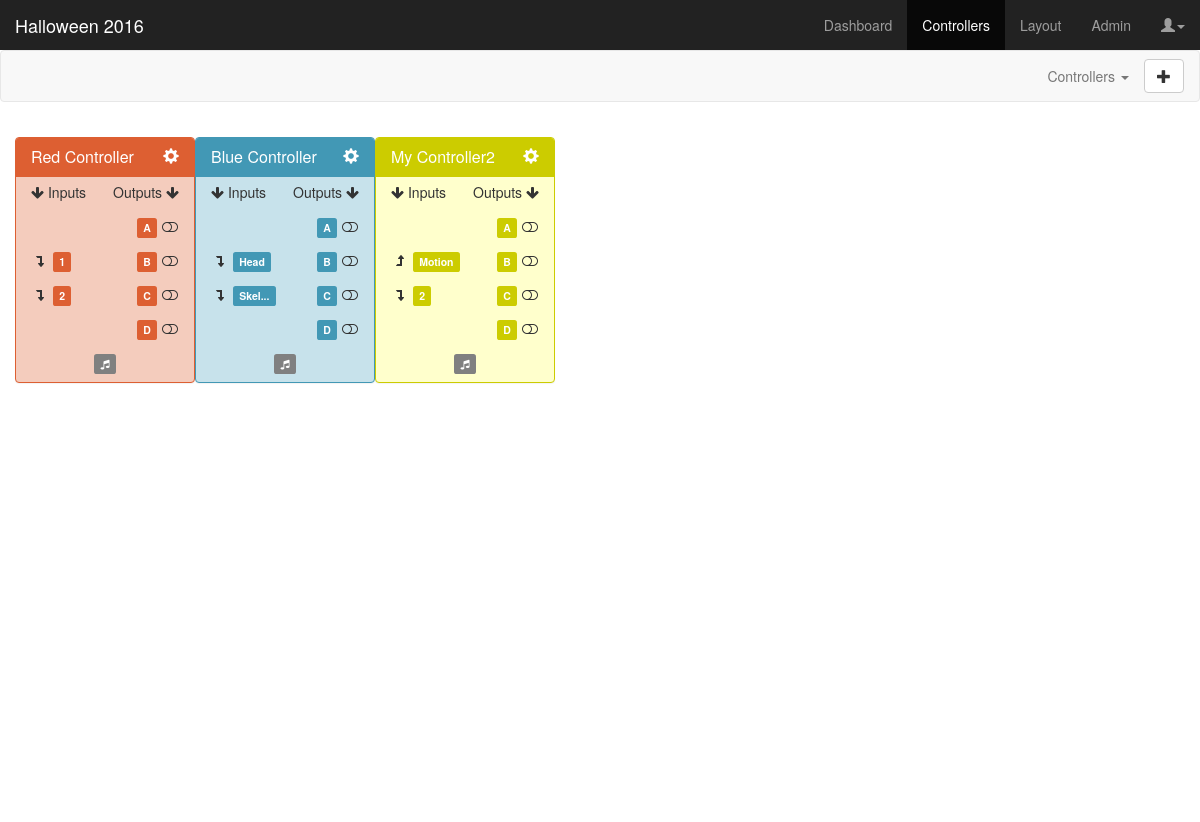
The page /controllers on the database its author committed.
### app/models.py (models this page shows, shortened)
class Controller(db.Model):
	id = db.Column(db.Integer, primary_key=True)
	project_id = db.Column(db.Integer, db.ForeignKey('project.id'))
	color_id = db.Column(db.Integer, db.ForeignKey('color.id'))
	name = db.Column(db.String(25), unique=True)
	ports = db.relationship('Port', backref='controller')
	def get_port(self, port):
		try:
			for p in self.ports:
				if p.port == port:
					return p
			NotFound = namedtuple('NotFound', 'id name state')
			p = NotFound(id='<NOT_FOUND>', name='<NOT_FOUND>', state='<NOT_FOUND>')
			return p
		except:
			return 0
	@property
	def serialize(self):
		return {
			'controller_id': self.id,
			'project_id': self.project_id,
			'controllername': self.name,
			'controllercolor': self.color_id,
			'input1_id': self.get_port('1').id,
			'input1name': self.get_port('1').name,
			'input1state': self.get_port('1').state,
			'input2_id': self.get_port('2').id,
			'input2name': self.get_port('2').name,
			'input2state': self.get_port('2').state,
			'outputA_id': self.get_port('A').id,
			'outputAname': self.get_port('A').name,
			'outputAstate': self.get_port('A').state,
			'outputB_id': self.get_port('B').id,
			'outputBname': self.get_port('B').name,
			'outputBstate': self.get_port('B').state,
			'outputC_id': self.get_port('C').id,
			'outputCname': self.get_port('C').name,
			'outputCstate': self.get_port('C').state,
			'outputD_id': self.get_port('D').id,
			'outputDname': self.get_port('D').name,
			'outputDstate': self.get_port('D').state,
		}

class Port(db.Model):
	id = db.Column(db.Integer, primary_key=True)
	controller_id = db.Column(db.Integer, db.ForeignKey('controller.id'))
	port = db.Column(db.String(2))
	name = db.Column(db.String(25))
	state = db.Column(db.String(10))
	type = db.Column(db.String(8))

### app/views.py (the view)
@app.route('/controllers')
def controllers():
	controllers = Controller.query.filter(Controller.project_id==projectid)
	colors = Color.query.all()
	return render_template('controllers.html', title='Controllers', projectname=projectname, controllers=[c.serialize for c in controllers], colors=[color.serialize for color in colors])

### app/models.py (called while the page is built)
	@property
	def serialize(self):
		return{
			'id': self.id,
			'name': self.name,
			'hex': self.hex
		}

### app/templates/controllers.html (shortened to what this page needs)
{% extends "base.html" %}
{% block content %}
<link href="static/css/controllers.css" rel="stylesheet">
<nav class="navbar navbar-default">
  <div class="container-fluid">
    <div class="collapse navbar-collapse" id="navbar-collapse-1">
      <ul class="nav navbar-nav navbar-right">
        <li class="dropdown">
        <a href="#" class="dropdown-toggle" data-toggle="dropdown">Controllers <span class="caret"></span></a>
        <li>
        	<button type="button" class="btn btn-default navbar-btn" onclick="checkController('test')">
        	  <span class="glyphicon glyphicon-plus"></span>
        	</button>
        </li>
      </ul>
    </div>
  </div>
</nav>
<div class="container-fluid dashboard">
  {% for c in controllers %}
  <div class="panel draggable-controller cc-{{ c.controllercolor }}" id="controller-{{ c.controller_id }}">
    <div class="panel-heading cc-{{ c.controllercolor }}-heading">
      <h3 class="panel-title">
        <span class="controller-name">{{ c.controllername }}</span>
        <div class="pull-right" data-toggle="modal" data-target="#editControllerModal" data-cid="controller-{{ c.controller_id }}" data-ccolor="cc-{{ c.controllercolor }}" data-cname="{{ c.controllername }}">
          <span class="glyphicon glyphicon-cog"></span>
        </div>
      </h3>
    </div>
    <ul class="list-group">
      <li class="list-group-item borderless">
        <div class="pull-left"><i class="fa fa-arrow-down"></i> Inputs</div>
        <div class="pull-right">Outputs <i class="fa fa-arrow-down"></i></div>
      </li>
      <li class="list-group-item borderless">
        <div class="pull-right">
          <span class="label output portA cc-{{ c.controllercolor }}" data-toggle="tooltip" title="{{ c.outputAname }}<br>(Click to name)" data-container="body" data-html="true" data-fullname="{{ c.outputAname }}">{{ c.outputAname|truncate(7, True) }}</span>&nbsp;<span id="toggle-A-{{ c.controller_id }}" data-toggle="tooltip" title="{% if c.outputAstate == 'DISABLED' %}DISABLED{% else %}Default {{ c.outputAstate }}{% endif %}<br>(Click to toggle)" data-html="true" data-container="body"><i class="fa fa-{% if c.outputAstate == 'DISABLED' %}ban{% else %}toggle-{{ c.outputAstate|lower }}{% endif %} fa-fw" data-setting="{{ c.outputAstate }}"></i></span>
        </div>
      </li>
      <li class="list-group-item borderless">
        <div class="pull-left"><span id="toggle-1-{{ c.controller_id }}" data-toggle="tooltip" title="{{ c.input1state }}<br>(Click to toggle)" data-html="true" data-container="body"><i class="fa fa-{% if c.input1state == 'DISABLED' %}ban{% else %}level-{{ c.input1state|replace('PULL', '')|lower }}{% endif %} fa-fw" data-setting="{{ c.input1state }}"></i></span>&nbsp;</div>
        <div class="pull-left spin"><span class="label input port1 cc-{{ c.controllercolor }}" data-toggle="tooltip" title="{{ c.input1name }}<br>(Click to name)" data-container="body" data-html="true" data-fullname="{{ c.input1name }}">{{ c.input1name|truncate(7, True) }}</span></div>
        <div class="pull-right">
          <span class="label output portB cc-{{ c.controllercolor }}" data-toggle="tooltip" title="{{ c.outputBname }}<br>(Click to name)" data-container="body" data-html="true" data-fullname="{{ c.outputBname }}">{{ c.outputBname|truncate(7, True) }}</span>&nbsp;<span id="toggle-B-{{ c.controller_id }}" data-toggle="tooltip" title="{% if c.outputBstate == 'DISABLED' %}DISABLED{% else %}Default {{ c.outputBstate }}{% endif %}<br>(Click to toggle)" data-html="true" data-container="body"><i class="fa fa-{% if c.outputBstate == 'DISABLED' %}ban{% else %}toggle-{{ c.outputBstate|lower }}{% endif %} fa-fw" data-setting="{{ c.outputBstate }}"></i></span>
        </div>
      </li>
      <li class="list-group-item borderless">
        <div class="pull-left"><span id="toggle-2-{{ c.controller_id }}" data-toggle="tooltip" title="{{ c.input2state }}<br>(Click to toggle)" data-html="true" data-container="body"><i class="fa fa-{% if c.input2state == 'DISABLED' %}ban{% else %}level-{{ c.input2state|replace('PULL', '')|lower }}{% endif %} fa-fw" data-setting="{{ c.input2state }}"></i></span>&nbsp;</div>
        <div class="pull-left spin"><span class="label input port2 cc-{{ c.controllercolor }}" data-toggle="tooltip" title="{{ c.input2name }}<br>(Click to name)" data-container="body" data-html="true" data-fullname="{{ c.input2name }}">{{ c.input2name|truncate(7, True) }}</span></div>
        <div class="pull-right">
          <span class="label output portC cc-{{ c.controllercolor }}" data-toggle="tooltip" title="{{ c.outputCname }}<br>(Click to name)" data-container="body" data-html="true" data-fullname="{{ c.outputCname }}">{{ c.outputCname|truncate(7, True) }}</span>&nbsp;<span id="toggle-C-{{ c.controller_id }}" data-toggle="tooltip" title="{% if c.outputCstate == 'DISABLED' %}DISABLED{% else %}Default {{ c.outputCstate }}{% endif %}<br>(Click to toggle)" data-html="true" data-container="body"><i class="fa fa-{% if c.outputCstate == 'DISABLED' %}ban{% else %}toggle-{{ c.outputCstate|lower }}{% endif %} fa-fw" data-setting="{{ c.outputCstate }}"></i></span>
        </div>
      </li>
      <li class="list-group-item borderless">
        <div class="pull-right">
          <span class="label output portD cc-{{ c.controllercolor }}" data-toggle="tooltip" title="{{ c.outputDname }}<br>(Click to name)" data-container="body" data-html="true" data-fullname="{{ c.outputDname }}">{{ c.outputDname|truncate(7, True) }}</span>&nbsp;<span id="toggle-D-{{ c.controller_id }}" data-toggle="tooltip" title="{% if c.outputDstate == 'DISABLED' %}DISABLED{% else %}Default {{ c.outputDstate }}{% endif %}<br>(Click to toggle)" data-html="true" data-container="body"><i class="fa fa-{% if c.outputDstate == 'DISABLED' %}ban{% else %}toggle-{{ c.outputDstate|lower }}{% endif %} fa-fw" data-setting="{{ c.outputDstate }}"></i></span>
        </div>
      </li>
      <li class="list-group-item borderless">
        <div class="text-center">
          <span class="label sounds cc-{{ c.controllercolor }} unassigned" id="sounds-{{ c.controller_id }}" data-toggle="tooltip" title="(Click to configure)" data-placement="bottom" data-container="body"><i class="fa fa-music"></i></span>
        </div>
      </li>
    </ul>
  </div>
  {% endfor %}
</div>
{% endblock %}

### app/static/css/controllers.css (style rules this page uses)
body { padding-top: 50px; }
:root { --cc1-head: #4298B5; --cc1-bg: #c7e2eb; --cc2-head: #273a3f; --cc2-bg: #c0d3d8; --cc3-head: #92B06A; --cc3-bg: #dae5cd; --cc4-head: #9900ff; --cc4-bg: #e0b3ff; --cc5-head: #DD5F32; --cc5-bg: #f4ccbd; --cc6-head: #FFA200; --cc6-bg: #ffe3b3; --cc7-head: #00A03E; --cc7-bg: #c6ecd4; --cc8-head: #24A8AC; --cc8-bg: #bff0f2; --cc9-head: #cccc00; --cc9-bg: #ffffcc; --cc10-head: #fa8072; --cc10-bg: #fdd3ce; }
.dashboard { height: calc(100vh - 100px); padding: 15px; }
.draggable-controller { width: 180px; float: left; }
span[class*='cc-'].unassigned { background-color: gray !important; }
.cc-1 { border-color: var(--cc1-head); background-color: var(--cc1-bg); }
.cc-1 > .cc-1-heading { color: #fff; background-color: var(--cc1-head); border-color: var(--cc1-head); }
.cc-1.label { background-color: var(--cc1-head); }
.cc-5 { border-color: var(--cc5-head); background-color: var(--cc5-bg); }
.cc-5 > .cc-5-heading { color: #fff; background-color: var(--cc5-head); border-color: var(--cc5-head); }
.cc-5.label { background-color: var(--cc5-head); }
.cc-9 { border-color: var(--cc9-head); background-color: var(--cc9-bg); }
.cc-9 > .cc-9-heading { color: #fff; background-color: var(--cc9-head); border-color: var(--cc9-head); }
.cc-9.label { background-color: var(--cc9-head); }
li.borderless { border-top: 0 none; border-bottom: 0 none; padding: 5px 15px; background-color: transparent; height: 35px; }

### rows shown on the page
Controller: controllername "Red Controller"
Controller: controllername "Blue Controller"
Port: state "PULLDOWN" (drawn), input1name "Head"
Port: state "PULLDOWN" (drawn), input2name "Skel..."
Controller: controllername "My Controller2"
Port: state "PULLUP" (drawn), input1name "Motion"

### other values the page prints
{{ projectname }} "Halloween 2016"
{{ c.outputAname|truncate(7, True) }} "A" "A" "A"
{{ c.input1name|truncate(7, True) }} "1"
{{ c.outputBname|truncate(7, True) }} "B" "B" "B"
{{ c.input2name|truncate(7, True) }} "2" "2"
{{ c.outputCname|truncate(7, True) }} "C" "C" "C"
{{ c.outputDname|truncate(7, True) }} "D" "D" "D"
